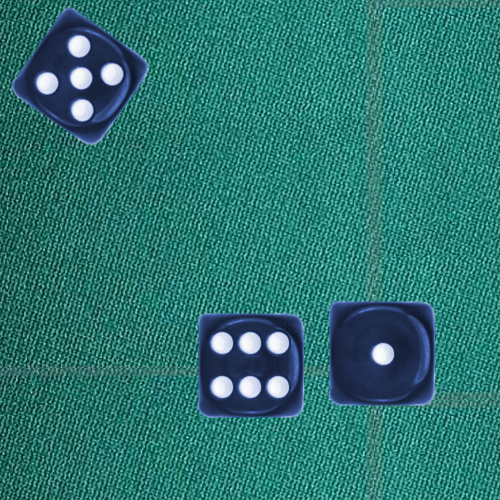
//> input picture Parciales de Practica Mario/Dados - Final SANTI/Dados02-3dados_azul.jpg, 500 x 500 px
$ ./main   (built with g++ and OpenCV 4)
//> lines starting //> are read from the running program, lines starting //| are printed output that depends on the picture; after the words box and inside, x2 and y2 are one past the last pixel; in counts of white or black regions, pixels touching at a corner belong together
#include "opencv2/opencv.hpp"
#include "opencv2/highgui/highgui.hpp"
#include "pdi_functions.h"
#include "FuncMias.h"

using namespace cv;
using namespace pdi;
using namespace m;

int d1x, d1y;
Mat Dados;

int Contar(Mat img){
	vector<vector<Point> > contours;
	vector<Vec4i> hierarchy;
	findContours(img, contours, hierarchy, CV_RETR_TREE, CV_CHAIN_APPROX_SIMPLE, Point(0, 0) );
	return contours.size();
}

Point2d Encontrar(){
	int v;
	Point2d d1;
	for (int i=0; i<Dados.rows; i++){
		for (int j=0; j<Dados.cols; j++){
			v = (int)Dados.at<uchar>(i,j);
			if (v != 0){
				d1.x = i;
				d1.y = j;
				return d1;
			}
		}
	}
}
 Mat Restar(Mat img, Mat img2){
	for(int i=0; i<img2.rows;i++){
		for(int j=0; j<img2.cols;j++){
			img.at<uchar>(i,j) = 0;
		}
	}
	return img;
 }

int main(int argc, char** argv) {
	Mat img = imread("Dados02-3dados_azul.jpg");
//> img is the input picture: 500 rows x 500 cols, CV_8UC3; mean B, G, R 113.7, 117.2, 43.2


	Mat planos[3];
	Mat hsi;
	Mat Seg(img.size(),img.type());
	cvtColor(img,hsi,COLOR_BGR2HSV);
//> hsi: 500 rows x 500 cols, CV_8UC3; mean H, S, V 89.8, 175.7, 121.8
	split(hsi,planos);
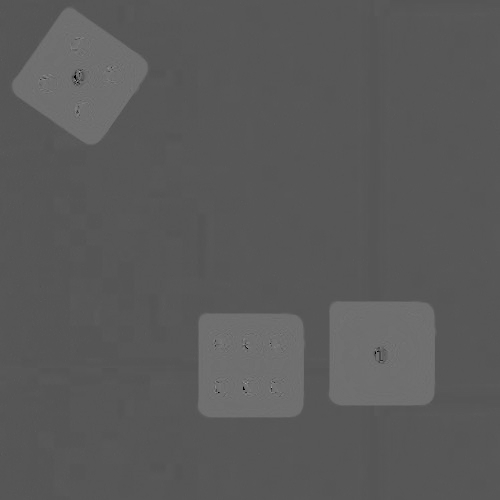
//> planos[0]: 500 rows x 500 cols, CV_8UC1; min 0, max 165, mean 89.8
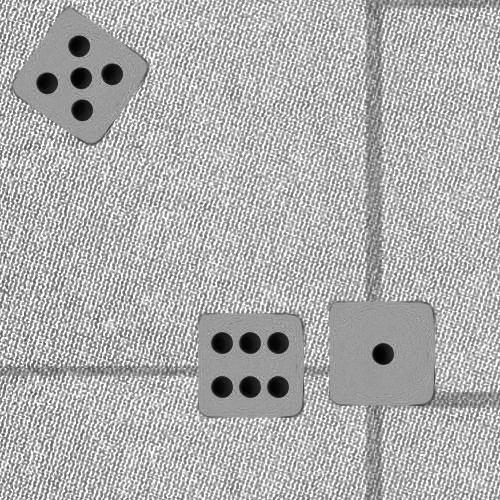
//> planos[1]: 500 rows x 500 cols, CV_8UC1; min 0, max 255, mean 175.7
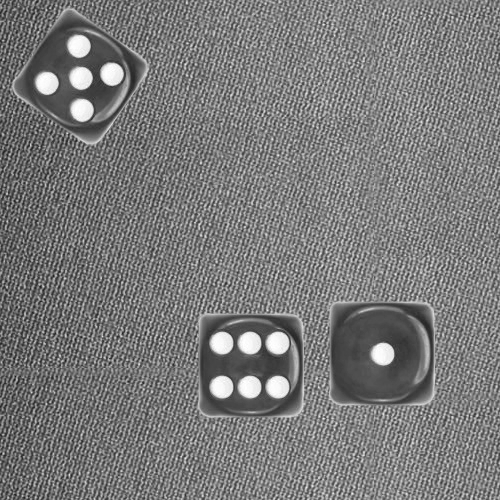
//> planos[2]: 500 rows x 500 cols, CV_8UC1; min 25, max 255, mean 121.8
	imshow("h",planos[0]);
	imshow("s",planos[1]);
	imshow("i",planos[2]);

	/** segmento en hsi, con sautracion en negro al maximo, y obtengo la cantidad de puntos, por tanto es el
		numero total de dados **/
	Mat s = planos[1];
	for (int i =0; i< s.rows;i++){
		for (int j =0; j< s.cols;j++){
			if (s.at<uchar>(i,j)>0 and s.at<uchar>(i,j)<50 ) {
				Seg.at<Vec3b>(i,j) = img.at<Vec3b>(i,j) ;
			}
		}

	}
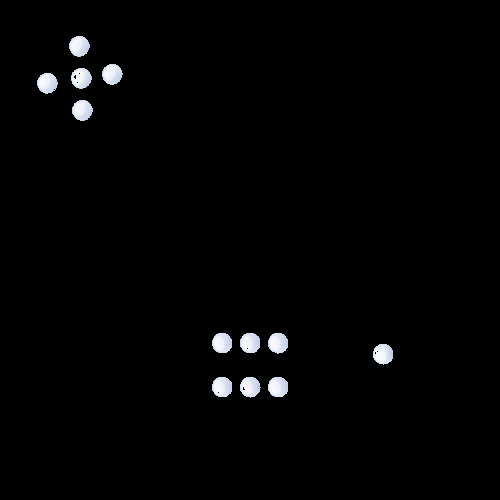
//> Seg: 500 rows x 500 cols, CV_8UC3; mean B, G, R 3.9, 3.7, 3.6

	/** Umbralizo **/
	cvtColor(Seg,Seg,COLOR_BGR2GRAY);
//> Seg: 500 rows x 500 cols, CV_8UC1
	threshold(Seg,Seg,150,255,CV_THRESH_BINARY);

	/** Erosiono para borrar imperfecciones y aplico cerradura para llenar las circunferencais **/
	Mat ee = getStructuringElement(MORPH_RECT,Size(3,3));
	morphologyEx(Seg,Seg,MORPH_ERODE,ee,Point(-1,-1),1);
	morphologyEx(Seg,Seg,MORPH_CLOSE,ee,Point(-1,-1),5);
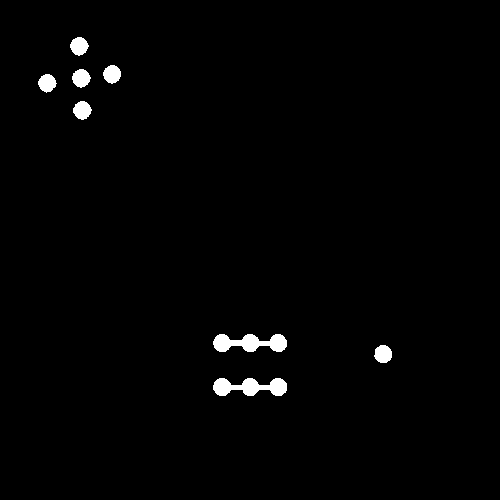
//> Seg: 500 rows x 500 cols, CV_8UC1; 1.3% white; 8 white regions
	Dados = Seg.clone();
//	imshow("i",Dados);
	int Numero = Contar(Seg);
//> in Contar, `findContours(img, contours, hierarchy, CV_RETR_TREE, CV_CHAIN_APPROX_S..`: contours = 8 contours; box (x1, y1, x2, y2) and area: (213, 334, 287, 352) 792, (213, 378, 287, 396) 784, (73, 101, 92, 120) 233, (72, 69, 91, 88) 233, (70, 37, 89, 56) 232, (374, 345, 392, 363) 230, (103, 65, 121, 84) 230, (38, 74, 57, 93) 226
//> Numero = 8
	cout << "La suma total de los dados es: " << Numero << "\n" ;
//| La suma total de los dados es: 8


// [34 lines of commented-out code are left out]


	waitKey(0);
	return 0;
}

$ run again, with Parciales de Practica Mario/Dados - Final SANTI/Dados01-3dados.jpg copied over Parciales de Practica Mario/Dados - Final SANTI/Dados02-3dados_azul.jpg
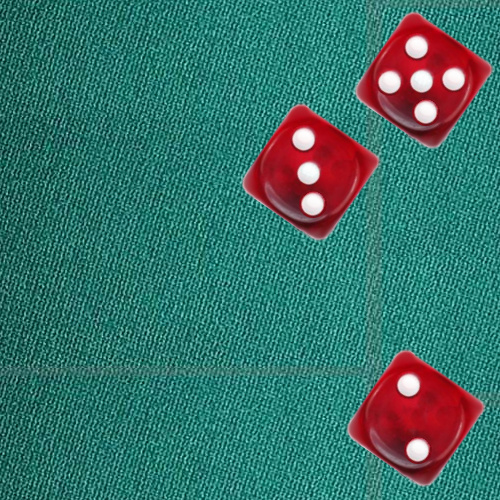
//> input picture Parciales de Practica Mario/Dados - Final SANTI/Dados01-3dados.jpg, 500 x 500 px
//> img is the input picture: 500 rows x 500 cols, CV_8UC3; mean B, G, R 106.6, 113.2, 56.6
//> hsi: 500 rows x 500 cols, CV_8UC3; mean H, S, V 96.9, 181.2, 127.7
//> `split(hsi,planos);`:
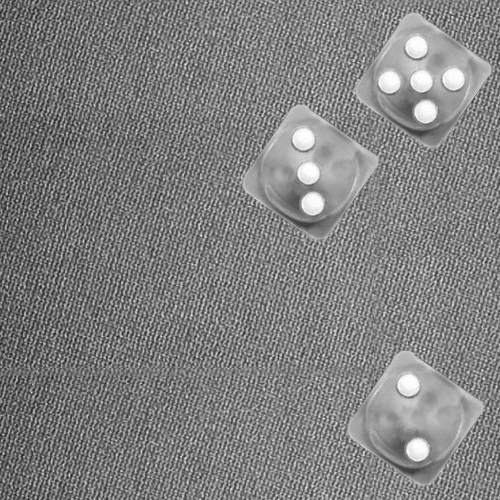
//> planos[2]: 500 rows x 500 cols, CV_8UC1; min 25, max 255, mean 127.7
//> `morphologyEx(Seg,Seg,MORPH_CLOSE,ee,Point(-1,-1),5);`:
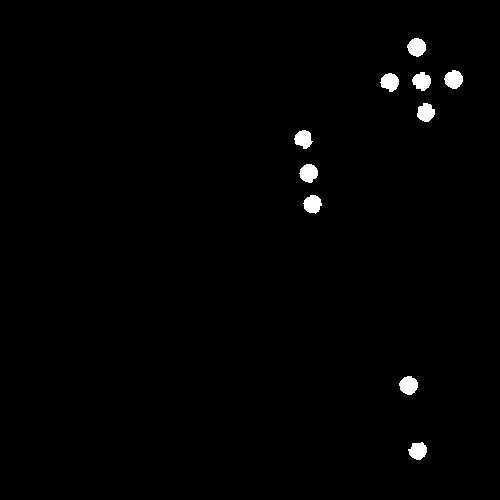
//> Seg: 500 rows x 500 cols, CV_8UC1; 1% white; 10 white regions
//> contours = 10 contours; largest, box (x1, y1, x2, y2) and area: (399, 376, 418, 395) 244, (407, 38, 426, 57) 243, (299, 164, 318, 183) 240, (444, 70, 463, 89) 240, (303, 195, 322, 214) 232
//> Numero = 10
//| La suma total de los dados es: 10

$ run again, with Parciales de Practica Mario/Dados - Final SANTI/Dados03-3dados.jpg copied over Parciales de Practica Mario/Dados - Final SANTI/Dados02-3dados_azul.jpg
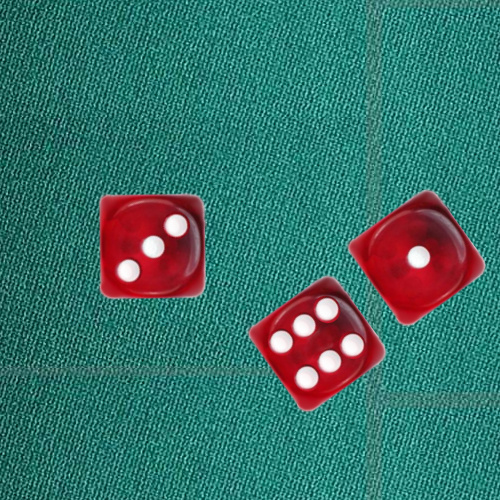
//> input picture Parciales de Practica Mario/Dados - Final SANTI/Dados03-3dados.jpg, 500 x 500 px
//> img is the input picture: 500 rows x 500 cols, CV_8UC3; mean B, G, R 107.1, 113.8, 56.6
//> hsi: 500 rows x 500 cols, CV_8UC3; mean H, S, V 97, 181, 128.1
//> `split(hsi,planos);`:
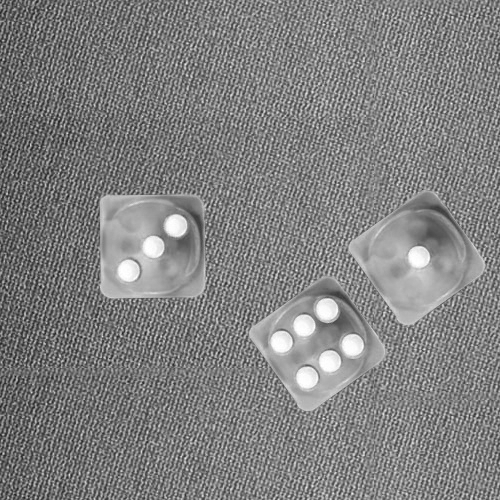
//> planos[2]: 500 rows x 500 cols, CV_8UC1; min 25, max 255, mean 128.1
//> `morphologyEx(Seg,Seg,MORPH_CLOSE,ee,Point(-1,-1),5);`:
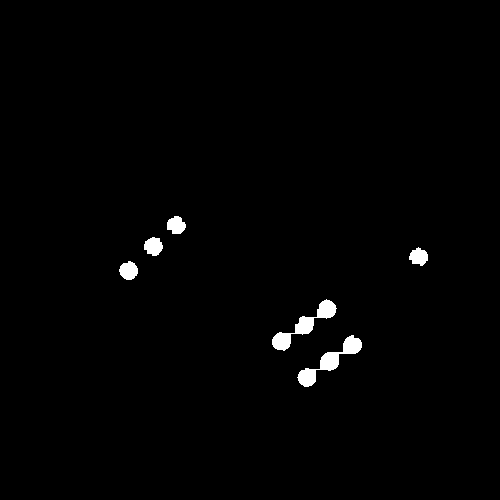
//> Seg: 500 rows x 500 cols, CV_8UC1; 1.1% white; 6 white regions
//> contours = 6 contours; box (x1, y1, x2, y2) and area: (297, 335, 362, 387) 793, (272, 299, 337, 351) 770, (119, 261, 138, 280) 240, (144, 237, 163, 256) 236, (167, 216, 186, 234) 225, (409, 247, 428, 266) 218
//> Numero = 6
//| La suma total de los dados es: 6

$ run again, with Parciales de Practica Mario/Dados - Final SANTI/Dados04-3dados.jpg copied over Parciales de Practica Mario/Dados - Final SANTI/Dados02-3dados_azul.jpg
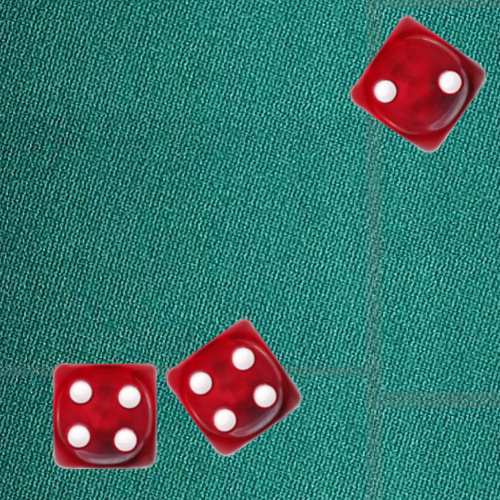
//> input picture Parciales de Practica Mario/Dados - Final SANTI/Dados04-3dados.jpg, 500 x 500 px
//> img is the input picture: 500 rows x 500 cols, CV_8UC3; mean B, G, R 107.5, 114.2, 57
//> hsi: 500 rows x 500 cols, CV_8UC3; mean H, S, V 97, 181.1, 128.7
//> `split(hsi,planos);`:
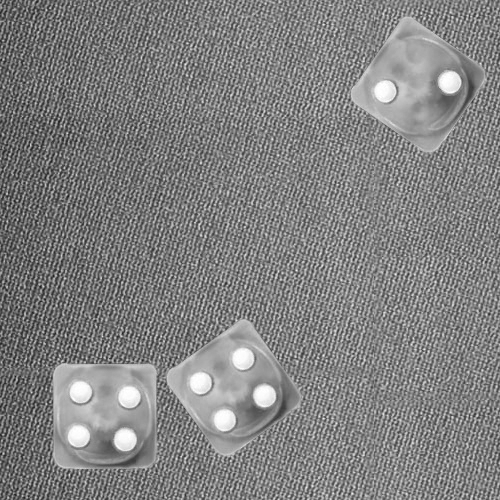
//> planos[2]: 500 rows x 500 cols, CV_8UC1; min 25, max 255, mean 128.7
//> `morphologyEx(Seg,Seg,MORPH_CLOSE,ee,Point(-1,-1),5);`:
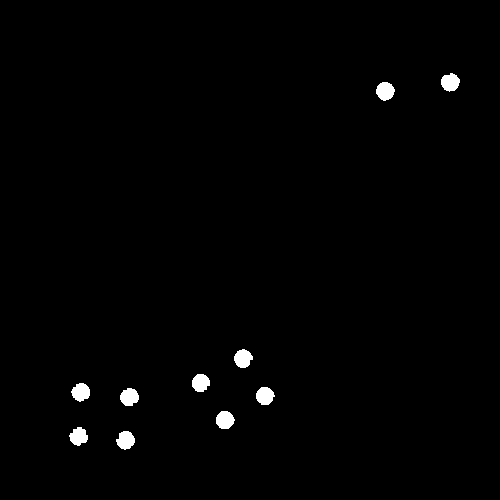
//> Seg: 500 rows x 500 cols, CV_8UC1; 1% white; 10 white regions
//> contours = 10 contours; largest, box (x1, y1, x2, y2) and area: (376, 82, 395, 101) 242, (216, 411, 235, 429) 238, (441, 73, 460, 92) 236, (234, 349, 253, 368) 235, (256, 387, 275, 405) 233
//> Numero = 10
//| La suma total de los dados es: 10
